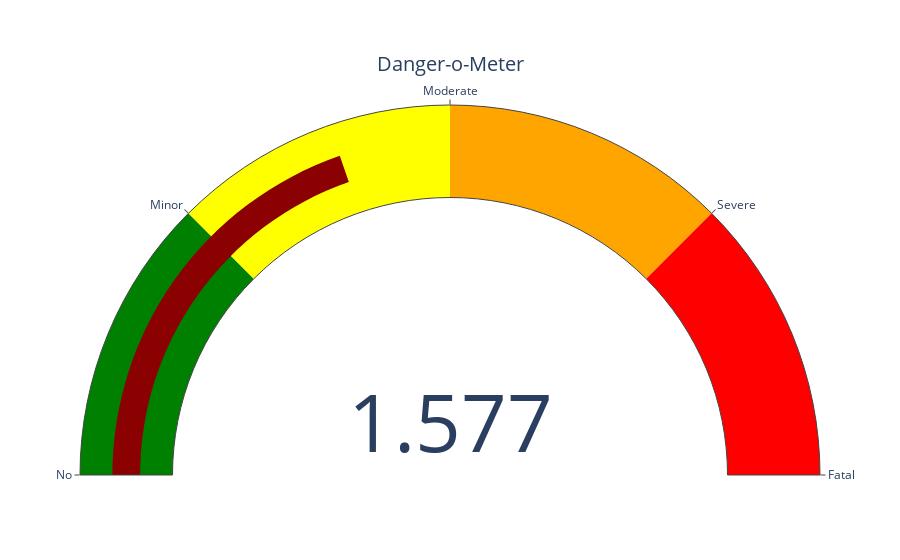

The notebook cell this image was saved under:
### Code cell
value_us = df["injury_score"][df["country"] == "USA"].mean()
import plotly.graph_objects as go
fig = go.Figure(go.Indicator(
    mode = "gauge+number",
    value = value_us,
    title = {"text": "Danger-o-Meter"},
    gauge = {
        'axis': {'range': [0, 4], 'tickvals': [0, 1, 2, 3, 4], 'ticktext': ["No", "Minor", "Moderate", "Severe", "Fatal"]},
        'bar': {'color': "darkred", 'thickness': 0.3},  # thinner pointer-like bar
        'steps': [
            {'range': [0, 1], 'color': "green"},
            {'range': [1, 2], 'color': "yellow"},
            {'range': [2, 3], 'color': "orange"},
            {'range': [3, 4], 'color': "red"}
        ]
    }
))
fig.show()

### Figure 1 — Plotly figure (JSON) as saved in the notebook; plotly's stock layout.template omitted (floating-point values rounded to 4 significant figures)
{"data": [{"gauge": {"axis": {"range": [0, 4], "ticktext": ["No", "Minor", "Moderate", "Severe", "Fatal"], "tickvals": [0, 1, 2, 3, 4]}, "bar": {"color": "darkred", "thickness": 0.3}, "steps": [{"color": "green", "range": [0, 1]}, {"color": "yellow", "range": [1, 2]}, {"color": "orange", "range": [2, 3]}, {"color": "red", "range": [3, 4]}]}, "mode": "gauge+number", "title": {"text": "Danger-o-Meter"}, "type": "indicator", "value": 1.577}], "layout": {}}
